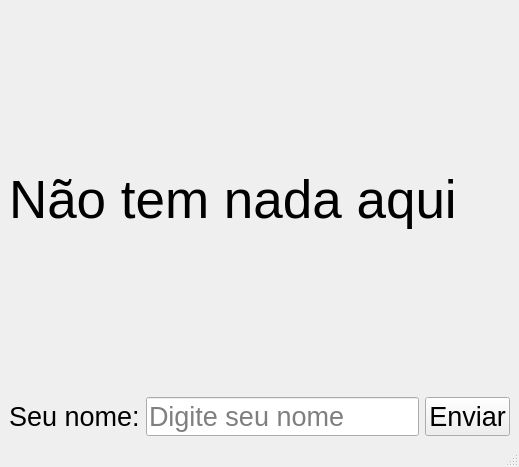
<?xml version="1.0" encoding="UTF-8"?>
<ui version="4.0">
 <class>MainWindow</class>
 <widget class="QMainWindow" name="MainWindow">
  <property name="geometry">
   <rect>
    <x>0</x>
    <y>0</y>
    <width>519</width>
    <height>467</height>
   </rect>
  </property>
  <property name="windowTitle">
   <string>MainWindow</string>
  </property>
  <widget class="QWidget" name="centralwidget">
   <layout class="QHBoxLayout" name="horizontalLayout">
    <item>
     <layout class="QGridLayout" name="gridLayout">
      <item row="0" column="0">
       <widget class="QLabel" name="labelResult">
        <property name="font">
         <font>
          <pointsize>40</pointsize>
         </font>
        </property>
        <property name="text">
         <string>Não tem nada aqui</string>
        </property>
       </widget>
      </item>
      <item row="1" column="0">
       <layout class="QGridLayout" name="gridLayout_2">
        <item row="0" column="1">
         <widget class="QLineEdit" name="lineName">
          <property name="font">
           <font>
            <pointsize>20</pointsize>
           </font>
          </property>
          <property name="placeholderText">
           <string>Digite seu nome</string>
          </property>
         </widget>
        </item>
        <item row="0" column="0">
         <widget class="QLabel" name="labelName">
          <property name="font">
           <font>
            <pointsize>20</pointsize>
           </font>
          </property>
          <property name="text">
           <string>Seu nome:</string>
          </property>
         </widget>
        </item>
        <item row="0" column="2">
         <widget class="QPushButton" name="pushButton">
          <property name="font">
           <font>
            <pointsize>20</pointsize>
           </font>
          </property>
          <property name="text">
           <string>Enviar</string>
          </property>
         </widget>
        </item>
       </layout>
      </item>
     </layout>
    </item>
   </layout>
  </widget>
  <widget class="QMenuBar" name="menubar">
   <property name="geometry">
    <rect>
     <x>0</x>
     <y>0</y>
     <width>519</width>
     <height>21</height>
    </rect>
   </property>
  </widget>
  <widget class="QStatusBar" name="statusbar"/>
 </widget>
 <resources/>
 <connections/>
</ui>
